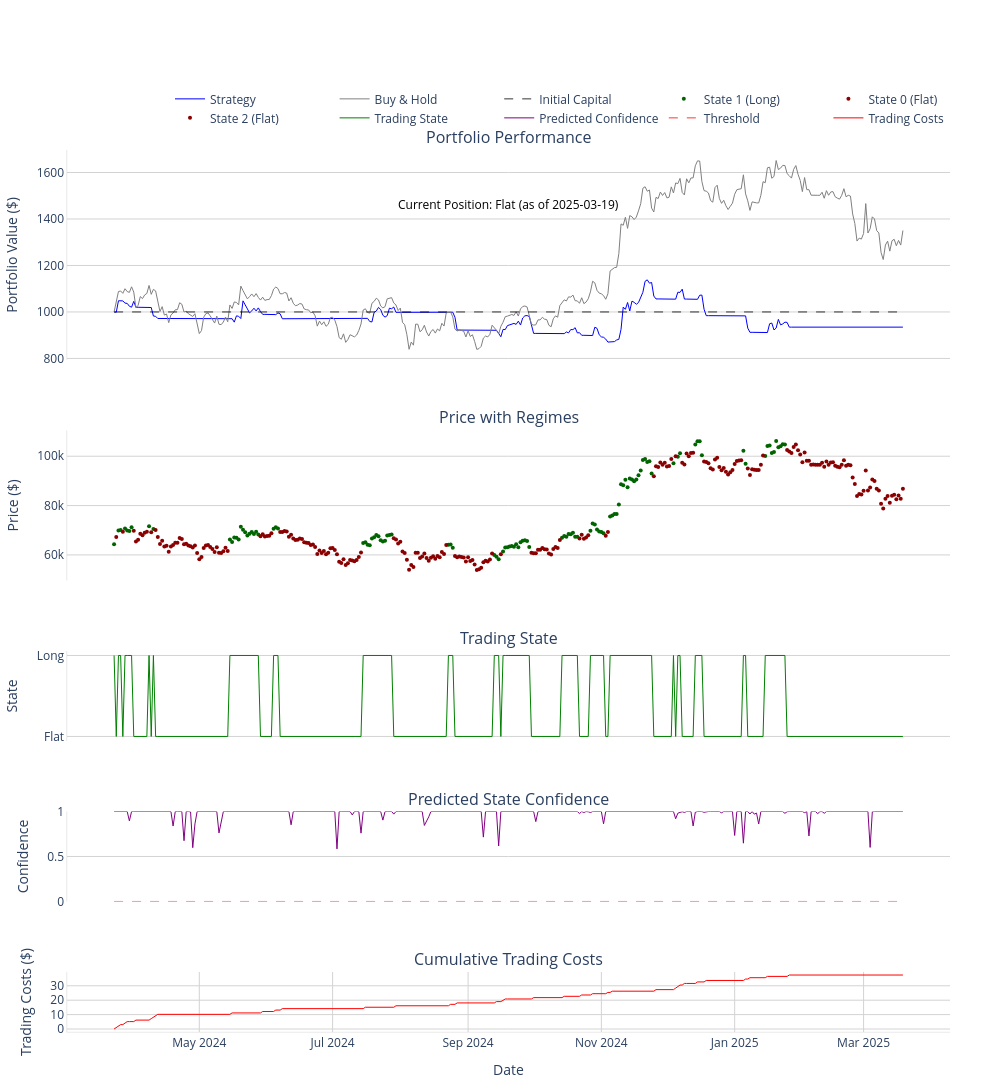

The notebook cell this image was saved under:
### Code cell
# Training and Saving the Initial Model
model = RegimeSwitchModel('bitcoin', strategy='long-only', train_pct=0.8, confidence_threshold=0)
data = model.load_data()
features = model.generate_all_features()

[
    'relative_unrealized_profit_mom7',
    'rsi_14',
    'pct_supply_in_profit_mom7',
    'mvrv_mom7',
    'price_sma30_ratio',
    'pct_supply_in_profit_zscore',
    'entity_adj_nupl_mom7',
    'price_sma7_ratio',
    'relative_unrealized_loss_zscore',
    'sth_sopr_zscore',
    'price_drawdown_relative',
    'sp500_ret',
    'vix_ret',
    'move_ret',
    'price_equilibrium_zscore',
   # 'bzs'
    'ssr_oscillator_zscore'

]

manual_features = [
 'resistance_relative',
 'price_sma7_ratio',
 'pct_supply_in_profit_zscore',
 'distance_from_upper_band',
 #'bzs',
 'distance_from_lower_band',
 'utxo_loss_count_mom7',
 'sp500_ret',
 'reserve_risk_zscore',
 'sth_sopr',
 'stoch_k',
 'relative_unrealized_profit_mom7',
 'price_drawdown_relative_mom7',
 'support_relative',
 'net_realized_profit_loss_zscore',
 'mvrv_sth_mom30',
 'realized_profits_to_value_ratio_zscore',
 'utxo_profit_count_zscore',
 #'sth_sopr_mom30',
 'utxo_loss_count_zscore',
 'mvrv_zscore',
 'reserve_risk_mom7',
 'entity_adj_nupl_mom7',
 'rsi_14',
 'relative_unrealized_loss_zscore',
 'move_ret',
 'price_equilibrium_zscore',
 'mvrv_mom7',
 'mvrv_mom30',
 ]

selected_features = model.set_manual_features(manual_features)
train, embargo, test = model.split_data(model.model_data)
states = model.run_pipeline(test, selected_features)
results = model.simulate_trading(test=test, states=states, save_path=None)
metrics_df, classification_metrics = model.evaluate(results)

### Figure 1 — Plotly figure (JSON) as saved in the notebook; plotly's stock layout.template omitted (floating-point values rounded to 4 significant figures; data arrays with more than 128 entries replaced by an {"elided": "..."} marker saying what was removed)
{"data": [{"line": {"color": "blue", "width": 1}, "mode": "lines", "name": "Strategy", "type": "scatter", "x": {"elided": "362 str values"}, "xaxis": "x", "y": {"elided": "362 float values"}, "yaxis": "y"}, {"line": {"color": "gray", "width": 1}, "mode": "lines", "name": "Buy & Hold", "type": "scatter", "x": {"elided": "362 str values"}, "xaxis": "x", "y": {"elided": "362 float values"}, "yaxis": "y"}, {"line": {"color": "black", "dash": "dash", "width": 0.8}, "mode": "lines", "name": "Initial Capital", "type": "scatter", "x": ["2024-03-23T00:00:00", "2025-03-19T00:00:00"], "xaxis": "x", "y": [1000, 1000], "yaxis": "y"}, {"marker": {"color": "darkgreen", "size": 4}, "mode": "markers", "name": "State 1 (Long)", "type": "scatter", "x": ["2024-03-23T00:00:00", "2024-03-25T00:00:00", "2024-03-26T00:00:00", "2024-03-28T00:00:00", "2024-03-29T00:00:00", "2024-03-30T00:00:00", "2024-03-31T00:00:00", "2024-04-08T00:00:00", "2024-04-10T00:00:00", "2024-05-15T00:00:00", "2024-05-16T00:00:00", "2024-05-17T00:00:00", "2024-05-18T00:00:00", "2024-05-19T00:00:00", "2024-05-20T00:00:00", "2024-05-21T00:00:00", "2024-05-22T00:00:00", "2024-05-23T00:00:00", "2024-05-24T00:00:00", "2024-05-25T00:00:00", "2024-05-26T00:00:00", "2024-05-27T00:00:00", "2024-05-28T00:00:00", "2024-06-04T00:00:00", "2024-06-05T00:00:00", "2024-06-06T00:00:00", "2024-07-15T00:00:00", "2024-07-16T00:00:00", "2024-07-17T00:00:00", "2024-07-18T00:00:00", "2024-07-19T00:00:00", "2024-07-20T00:00:00", "2024-07-21T00:00:00", "2024-07-22T00:00:00", "2024-07-23T00:00:00", "2024-07-24T00:00:00", "2024-07-25T00:00:00", "2024-07-26T00:00:00", "2024-07-27T00:00:00", "2024-07-28T00:00:00", "2024-08-23T00:00:00", "2024-08-24T00:00:00", "2024-08-25T00:00:00", "2024-09-13T00:00:00", "2024-09-14T00:00:00", "2024-09-15T00:00:00", "2024-09-17T00:00:00", "2024-09-18T00:00:00", "2024-09-19T00:00:00", "2024-09-20T00:00:00", "2024-09-21T00:00:00", "2024-09-22T00:00:00", "2024-09-23T00:00:00", "2024-09-24T00:00:00", "2024-09-25T00:00:00", "2024-09-26T00:00:00", "2024-09-27T00:00:00", "2024-09-28T00:00:00", "2024-09-29T00:00:00", "2024-10-14T00:00:00", "2024-10-15T00:00:00", "2024-10-16T00:00:00", "2024-10-17T00:00:00", "2024-10-18T00:00:00", "2024-10-19T00:00:00", "2024-10-20T00:00:00", "2024-10-21T00:00:00", "2024-10-27T00:00:00", "2024-10-28T00:00:00", "2024-10-29T00:00:00", "2024-10-30T00:00:00", "2024-10-31T00:00:00", "2024-11-01T00:00:00", "2024-11-02T00:00:00", "2024-11-05T00:00:00", "2024-11-06T00:00:00", "2024-11-07T00:00:00", "2024-11-08T00:00:00", "2024-11-09T00:00:00", "2024-11-10T00:00:00", "2024-11-11T00:00:00", "2024-11-12T00:00:00", "2024-11-13T00:00:00", "2024-11-14T00:00:00", "2024-11-15T00:00:00", "2024-11-16T00:00:00", "2024-11-17T00:00:00", "2024-11-18T00:00:00", "2024-11-19T00:00:00", "2024-11-20T00:00:00", "2024-11-21T00:00:00", "2024-11-22T00:00:00", "2024-11-23T00:00:00", "2024-11-24T00:00:00", "2024-12-04T00:00:00", "2024-12-06T00:00:00", "2024-12-07T00:00:00", "2024-12-14T00:00:00", "2024-12-15T00:00:00", "2024-12-16T00:00:00", "2024-12-17T00:00:00", "2025-01-05T00:00:00", "2025-01-06T00:00:00", "2025-01-15T00:00:00", "2025-01-16T00:00:00", "2025-01-17T00:00:00", "2025-01-18T00:00:00", "2025-01-19T00:00:00", "2025-01-20T00:00:00", "2025-01-21T00:00:00", "2025-01-22T00:00:00", "2025-01-23T00:00:00", "2025-01-24T00:00:00"], "xaxis": "x2", "y": [64286, 69939, 70082, 70710, 69919, 69702, 71247, 71624, 70528, 66221, 65261, 67053, 66913, 66253, 71430, 70190, 69181, 67906, 68540, 69268, 68509, 69367, 68317, 70600, 71185, 70760, 64835, 65162, 64136, 63960, 66690, 67206, 68088, 67608, 65942, 65404, 65750, 67920, 68055, 68242, 64157, 64266, 62923, 60003, 59215, 58211, 61440, 62967, 63128, 63403, 63583, 63327, 64334, 63152, 65131, 65791, 65934, 65664, 63243, 66962, 67648, 67328, 68466, 68389, 68963, 67395, 67351, 69845, 72781, 72343, 70265, 69508, 69299, 68804, 75621, 75987, 76550, 76630, 80467, 88637, 88265, 90488, 87408, 90948, 90606, 89841, 90535, 92252, 94217, 98509, 98927, 97679, 98016, 93005, 97202, 99782, 101235, 104722, 106074, 106035, 100356, 102229, 96952, 100045, 104161, 104335, 101275, 101765, 106182, 103674, 104068, 104835, 104796], "yaxis": "y2"}, {"marker": {"color": "darkred", "size": 4}, "mode": "markers", "name": "State 0 (Flat)", "type": "scatter", "x": {"elided": "151 str values"}, "xaxis": "x2", "y": {"elided": "151 int values"}, "yaxis": "y2"}, {"marker": {"color": "darkred", "size": 4}, "mode": "markers", "name": "State 2 (Flat)", "type": "scatter", "x": ["2024-04-02T00:00:00", "2024-04-03T00:00:00", "2024-04-13T00:00:00", "2024-04-14T00:00:00", "2024-04-15T00:00:00", "2024-04-16T00:00:00", "2024-04-17T00:00:00", "2024-04-18T00:00:00", "2024-04-19T00:00:00", "2024-04-28T00:00:00", "2024-04-30T00:00:00", "2024-05-01T00:00:00", "2024-05-02T00:00:00", "2024-05-11T00:00:00", "2024-06-11T00:00:00", "2024-06-12T00:00:00", "2024-06-13T00:00:00", "2024-06-14T00:00:00", "2024-06-15T00:00:00", "2024-06-16T00:00:00", "2024-06-17T00:00:00", "2024-06-18T00:00:00", "2024-06-19T00:00:00", "2024-06-20T00:00:00", "2024-06-21T00:00:00", "2024-06-22T00:00:00", "2024-06-23T00:00:00", "2024-06-24T00:00:00", "2024-06-25T00:00:00", "2024-06-26T00:00:00", "2024-06-27T00:00:00", "2024-06-28T00:00:00", "2024-06-29T00:00:00", "2024-07-04T00:00:00", "2024-07-05T00:00:00", "2024-07-06T00:00:00", "2024-07-07T00:00:00", "2024-07-08T00:00:00", "2024-07-09T00:00:00", "2024-08-02T00:00:00", "2024-08-03T00:00:00", "2024-08-04T00:00:00", "2024-08-05T00:00:00", "2024-08-06T00:00:00", "2024-08-07T00:00:00", "2024-08-08T00:00:00", "2024-08-12T00:00:00", "2024-08-13T00:00:00", "2024-08-14T00:00:00", "2024-08-15T00:00:00", "2024-08-30T00:00:00", "2024-08-31T00:00:00", "2024-09-01T00:00:00", "2024-09-02T00:00:00", "2024-09-05T00:00:00", "2024-09-06T00:00:00", "2024-09-07T00:00:00", "2024-09-08T00:00:00", "2024-10-01T00:00:00", "2024-10-02T00:00:00", "2024-10-03T00:00:00", "2024-10-04T00:00:00", "2024-10-05T00:00:00", "2024-10-08T00:00:00", "2024-12-19T00:00:00", "2024-12-20T00:00:00", "2024-12-21T00:00:00", "2024-12-22T00:00:00", "2024-12-23T00:00:00", "2024-12-24T00:00:00", "2024-12-26T00:00:00", "2024-12-27T00:00:00", "2024-12-28T00:00:00", "2024-12-29T00:00:00", "2024-12-30T00:00:00", "2024-12-31T00:00:00", "2025-01-09T00:00:00", "2025-01-12T00:00:00", "2025-01-13T00:00:00", "2025-02-02T00:00:00", "2025-02-04T00:00:00", "2025-02-05T00:00:00", "2025-02-06T00:00:00", "2025-02-07T00:00:00", "2025-02-08T00:00:00", "2025-02-24T00:00:00", "2025-02-25T00:00:00", "2025-02-26T00:00:00", "2025-02-27T00:00:00", "2025-02-28T00:00:00", "2025-03-01T00:00:00", "2025-03-03T00:00:00", "2025-03-04T00:00:00", "2025-03-09T00:00:00", "2025-03-10T00:00:00", "2025-03-11T00:00:00", "2025-03-12T00:00:00", "2025-03-13T00:00:00"], "xaxis": "x2", "y": [65440, 66124, 64405, 65753, 63431, 63721, 61329, 63462, 63989, 63030, 60749, 58298, 59135, 60777, 67329, 68225, 66700, 66011, 66190, 66616, 66460, 65109, 64907, 64845, 64072, 64240, 63221, 60363, 61770, 60750, 61563, 60317, 60864, 57189, 56740, 58230, 55880, 56665, 57988, 61407, 60739, 58006, 53956, 55960, 55100, 60913, 60601, 58739, 57624, 58882, 58960, 57358, 59109, 57505, 53923, 54151, 54792, 57049, 60656, 60728, 62103, 62092, 62812, 60597, 97691, 97203, 95094, 94645, 98696, 99345, 94332, 95185, 93663, 92627, 93508, 94384, 94737, 94456, 96574, 101467, 98118, 96583, 96635, 96558, 96558, 91397, 88756, 83900, 84709, 84442, 86005, 86125, 87311, 80751, 78784, 82799, 83884, 81099], "yaxis": "y2"}, {"line": {"color": "green", "width": 1}, "mode": "lines", "name": "Trading State", "type": "scatter", "x": {"elided": "362 str values"}, "xaxis": "x3", "y": {"elided": "362 int values"}, "yaxis": "y3"}, {"line": {"color": "purple", "width": 1}, "mode": "lines", "name": "Predicted Confidence", "type": "scatter", "x": {"elided": "362 str values"}, "xaxis": "x4", "y": {"elided": "362 float values"}, "yaxis": "y4"}, {"line": {"color": "red", "dash": "dash", "width": 0.8}, "mode": "lines", "name": "Threshold", "type": "scatter", "x": ["2024-03-23T00:00:00", "2025-03-19T00:00:00"], "xaxis": "x4", "y": [0, 0], "yaxis": "y4"}, {"line": {"color": "red", "width": 1}, "mode": "lines", "name": "Trading Costs", "type": "scatter", "x": {"elided": "362 str values"}, "xaxis": "x5", "y": {"elided": "362 float values"}, "yaxis": "y5"}], "layout": {"annotations": [{"font": {"size": 16}, "showarrow": false, "text": "Portfolio Performance", "x": 0.5, "xanchor": "center", "xref": "paper", "y": 1, "yanchor": "bottom", "yref": "paper"}, {"font": {"size": 16}, "showarrow": false, "text": "Price with Regimes", "x": 0.5, "xanchor": "center", "xref": "paper", "y": 0.682, "yanchor": "bottom", "yref": "paper"}, {"font": {"size": 16}, "showarrow": false, "text": "Trading State", "x": 0.5, "xanchor": "center", "xref": "paper", "y": 0.432, "yanchor": "bottom", "yref": "paper"}, {"font": {"size": 16}, "showarrow": false, "text": "Predicted State Confidence", "x": 0.5, "xanchor": "center", "xref": "paper", "y": 0.25, "yanchor": "bottom", "yref": "paper"}, {"font": {"size": 16}, "showarrow": false, "text": "Cumulative Trading Costs", "x": 0.5, "xanchor": "center", "xref": "paper", "y": 0.068, "yanchor": "bottom", "yref": "paper"}, {"align": "center", "font": {"color": "black", "size": 12}, "showarrow": false, "text": "Current Position: Flat (as of 2025-03-19)", "x": 0.5, "xref": "paper", "y": 0.95, "yref": "paper"}], "height": 1300, "legend": {"orientation": "h", "x": 1, "xanchor": "right", "y": 1.02, "yanchor": "bottom"}, "margin": {"b": 60, "l": 50, "r": 50, "t": 150}, "paper_bgcolor": "white", "plot_bgcolor": "white", "showlegend": true, "width": 1000, "xaxis": {"anchor": "y", "domain": [0, 1], "matches": "x5", "showticklabels": false}, "xaxis2": {"anchor": "y2", "domain": [0, 1], "matches": "x5", "showticklabels": false}, "xaxis3": {"anchor": "y3", "domain": [0, 1], "matches": "x5", "showticklabels": false}, "xaxis4": {"anchor": "y4", "domain": [0, 1], "matches": "x5", "showticklabels": false}, "xaxis5": {"anchor": "y5", "domain": [0, 1], "gridcolor": "lightgray", "linecolor": "lightgray", "linewidth": 0.5, "showline": true, "title": {"text": "Date"}}, "yaxis": {"anchor": "x", "domain": [0.762, 1], "gridcolor": "lightgray", "linecolor": "lightgray", "linewidth": 0.5, "showline": true, "title": {"text": "Portfolio Value ($)"}, "zeroline": false}, "yaxis2": {"anchor": "x2", "domain": [0.512, 0.682], "gridcolor": "lightgray", "linecolor": "lightgray", "linewidth": 0.5, "showline": true, "title": {"text": "Price ($)"}, "zeroline": false}, "yaxis3": {"anchor": "x3", "domain": [0.33, 0.432], "gridcolor": "lightgray", "linecolor": "lightgray", "linewidth": 0.5, "showline": true, "ticktext": ["Short", "Flat", "Long"], "tickvals": [-1, 0, 1], "title": {"text": "State"}, "zeroline": false}, "yaxis4": {"anchor": "x4", "domain": [0.148, 0.25], "gridcolor": "lightgray", "linecolor": "lightgray", "linewidth": 0.5, "range": [0, 1], "showline": true, "title": {"text": "Confidence"}, "zeroline": false}, "yaxis5": {"anchor": "x5", "domain": [0, 0.068], "gridcolor": "lightgray", "linecolor": "lightgray", "linewidth": 0.5, "showline": true, "title": {"text": "Trading Costs ($)"}, "zeroline": false}}}
